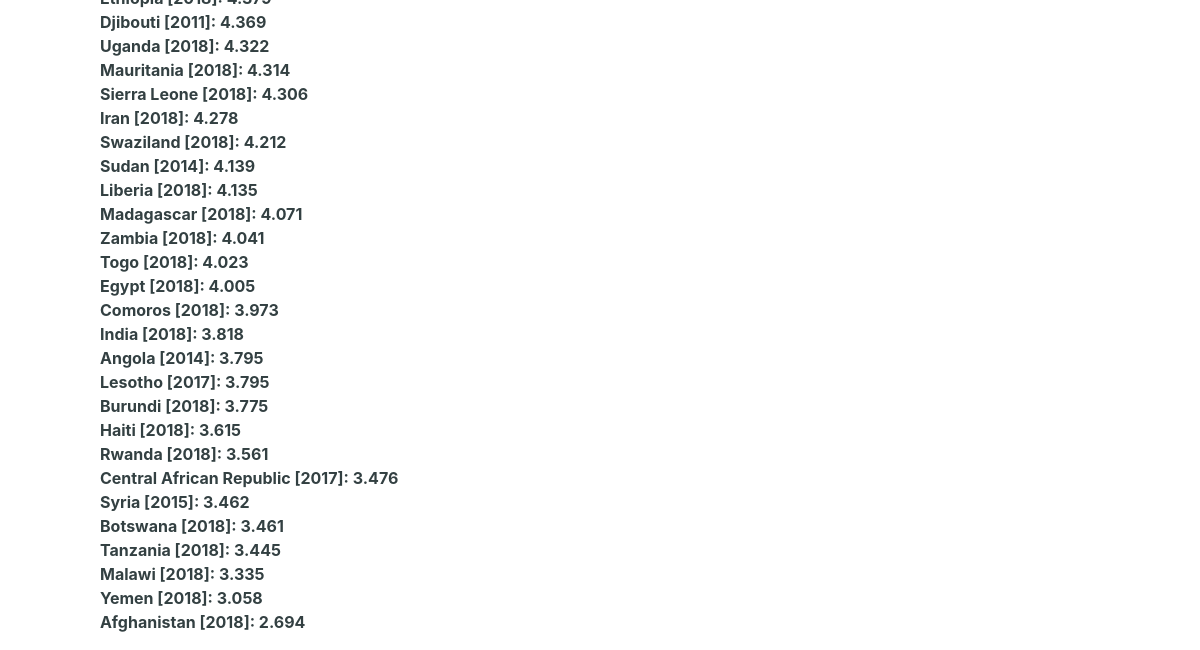
Before: / (lower part) with the older database file.
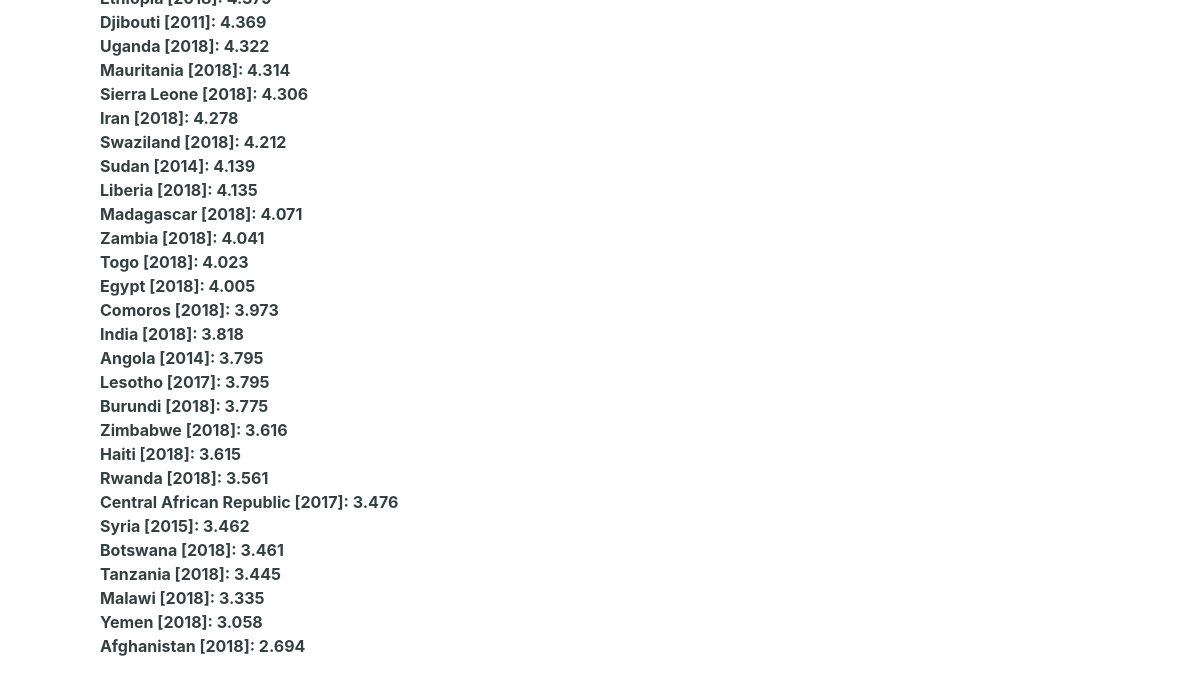
After: the same page with the newer database file.
### tables this page shows
CREATE TABLE happiness (
	id INTEGER NOT NULL, 
	country VARCHAR, 
	year TEXT, 
	happiness FLOAT, 
	lat FLOAT, 
	lon FLOAT, 
	PRIMARY KEY (id)
);

### app.py (the view)
@app.route("/")
def home():
    engine = create_engine("sqlite:///db/data.sqlite")
    Base = automap_base()
    Base.prepare(engine, reflect=True)
    demo = Base.classes.demographic
    Happy = Base.classes.happiness
    GiNi = Base.classes.gini
    session = Session(engine)
    sel = [Happy.country,
            Happy.year,
            Happy.happiness]
    data = session.query(*sel).\
        order_by(Happy.happiness.desc()).all()
    return render_template("index.html", data=data)

### templates/index.html (shortened to what this page needs)
<!DOCTYPE html>
<html lang="en">
<head>
    <link rel="stylesheet" href="https://maxcdn.bootstrapcdn.com/bootstrap/4.0.0/css/bootstrap.min.css">
</head>
<body>
    <div class="container">
        <div class="col-lg-12">
            <ul style="list-style:none; font-weight:bold">
                {% for i in data %}
                    <li style="color:rgb(51, 64, 66)">
                    {{ i.country }} [{{ i. year }}]: {{ i.happiness }}</li>
                {% endfor %}
            </ul>
        </div>
    </div>
</body>
</html>

Changed rows visible on the page:
added happiness: country "Zimbabwe", year "2018", happiness "3.616"
